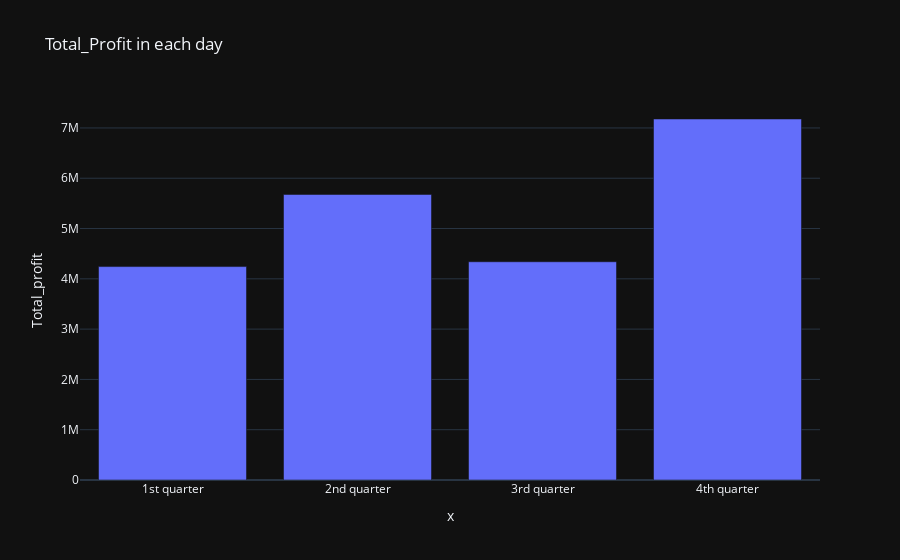

The code cell stored with this chart in its notebook:
### Code cell
a=data.groupby("Quarter")["margin"].sum()
a=pd.DataFrame(a)
a.columns=["Total_profit"]
a

plt.figure(figsize = (19, 10))

px.bar(a, y = 'Total_profit',x=["1st quarter","2nd quarter",'3rd quarter','4th quarter'],
        title = 'Total_Profit in each day', template = 'plotly_dark')

### Figure 1 — Plotly figure (JSON) as saved in the notebook; plotly's stock layout.template omitted (floating-point values rounded to 4 significant figures)
{"data": [{"alignmentgroup": "True", "hovertemplate": "x=%{x}<br>Total_profit=%{y}<extra></extra>", "legendgroup": "", "marker": {"color": "#636efa", "pattern": {"shape": ""}}, "name": "", "offsetgroup": "", "orientation": "v", "showlegend": false, "textposition": "auto", "type": "bar", "x": ["1st quarter", "2nd quarter", "3rd quarter", "4th quarter"], "xaxis": "x", "y": [4244000.0, 5678000.0, 4339000.0, 7178000.0], "yaxis": "y"}], "layout": {"barmode": "relative", "legend": {"tracegroupgap": 0}, "title": {"text": "Total_Profit in each day"}, "xaxis": {"anchor": "y", "domain": [0, 1], "title": {"text": "x"}}, "yaxis": {"anchor": "x", "domain": [0, 1], "title": {"text": "Total_profit"}}}}
